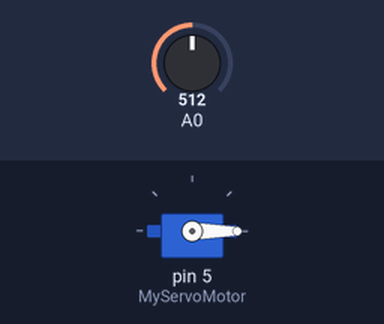
Bench run of a sketch on a simulated Arduino Uno, built with avr-gcc and run on an emulated ATmega328P. Parts: servo. Inputs (shaded band) come from the test bench; at power-on: A0 = 512.

Above: at 1.2 s.
1.3 s: A0 set to 321
4.2 s: A0 set to 299
At 5.9 s:
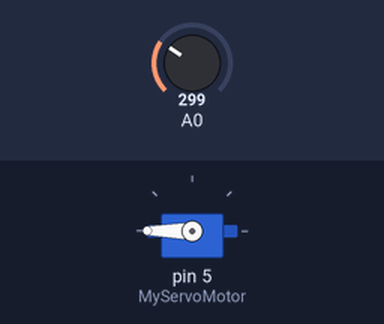
6.5 s: A0 set to 511
At 8.2 s:
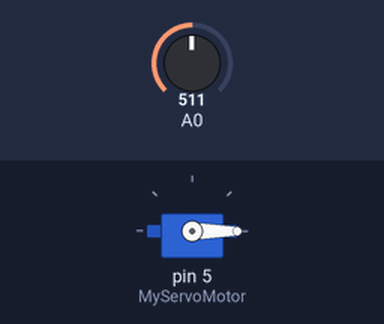
8.5 s: A0 set to 900
At 9.5 s:
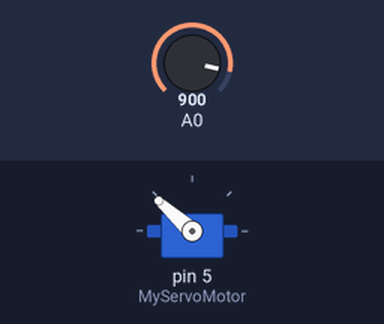
11.5 s: A0 set to 956
14.3 s: A0 set to 980
At 15.5 s:
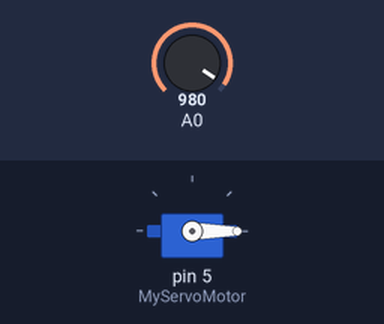
Timing chart, 0 to 17.3 s (numbered marks = the images above; inputs shaded):
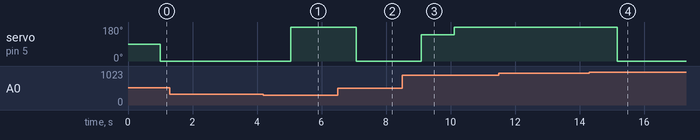

Measured:
- the behaviour switches between 308 and 307 on A0 (found by bisection; images 0 and 1)
- the behaviour switches between 963 and 964 on A0 (found by bisection; images 3 and 4)
- after the input at 1.3 s, every drawn part: stays the same
- after the input at 4.2 s, servo on pin 5 (MyServoMotor): 0° → 180° after 0.85 s
- after the input at 6.5 s, servo on pin 5 (MyServoMotor): 180° → 0° after 0.57 s
- after the input at 8.5 s, servo on pin 5 (MyServoMotor): 0° → 138° after 0.60 s, → 180° 1.0 s later
- after the input at 11.5 s, every drawn part: stays the same
- after the input at 14.3 s, servo on pin 5 (MyServoMotor): 180° → 0° after 0.87 s

The sketch:

L07_Servo_Proximity.ino
```cpp
#include <Servo.h>

Servo MyServoMotor;
int SampleCounter = 0;
int DistanceToObject = 0;

void setup()
{
  MyServoMotor.attach(5);
}

void loop()
{
  DistanceToObject += analogRead(0);
  SampleCounter = SampleCounter + 1;
  if (SampleCounter == 100) {
    DistanceToObject = DistanceToObject / 100;
    int ServoPosition = map(DistanceToObject, 0, 110, 0, 179);
    MyServoMotor.write(ServoPosition);
    DistanceToObject = 0;
    SampleCounter = 0;
  }
  delay(10);
}
```
